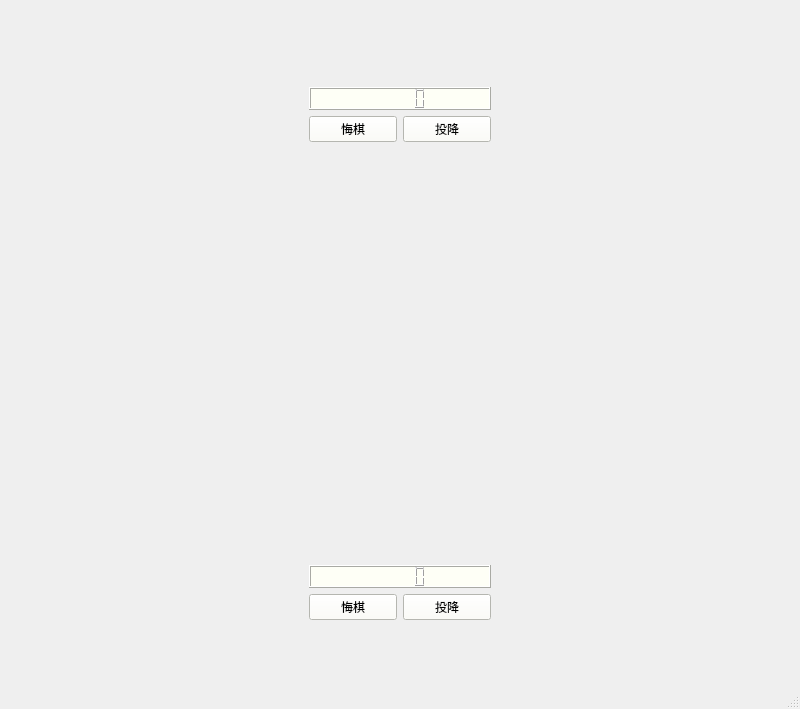
<?xml version="1.0" encoding="UTF-8"?>
<ui version="4.0">
 <class>MainWindow</class>
 <widget class="QMainWindow" name="MainWindow">
  <property name="geometry">
   <rect>
    <x>0</x>
    <y>0</y>
    <width>800</width>
    <height>709</height>
   </rect>
  </property>
  <property name="sizePolicy">
   <sizepolicy hsizetype="Minimum" vsizetype="Fixed">
    <horstretch>0</horstretch>
    <verstretch>0</verstretch>
   </sizepolicy>
  </property>
  <property name="minimumSize">
   <size>
    <width>550</width>
    <height>0</height>
   </size>
  </property>
  <property name="windowTitle">
   <string>HUOGUO_CAT-SUANCAI_DOG null</string>
  </property>
  <widget class="QWidget" name="centralwidget">
   <layout class="QGridLayout" name="gridLayout">
    <item row="0" column="0">
     <widget class="QStackedWidget" name="stackedWidget">
      <property name="styleSheet">
       <string notr="true"/>
      </property>
      <property name="currentIndex">
       <number>1</number>
      </property>
      <widget class="QWidget" name="page">
       <layout class="QVBoxLayout" name="verticalLayout">
        <item>
         <widget class="QPushButton" name="pushButton_2">
          <property name="sizePolicy">
           <sizepolicy hsizetype="Fixed" vsizetype="Fixed">
            <horstretch>0</horstretch>
            <verstretch>0</verstretch>
           </sizepolicy>
          </property>
          <property name="minimumSize">
           <size>
            <width>260</width>
            <height>44</height>
           </size>
          </property>
          <property name="font">
           <font>
            <family>Forte</family>
            <pointsize>10</pointsize>
           </font>
          </property>
          <property name="styleSheet">
           <string notr="true"/>
          </property>
          <property name="text">
           <string>Human VS AI</string>
          </property>
         </widget>
        </item>
        <item>
         <widget class="QPushButton" name="pushButton">
          <property name="enabled">
           <bool>true</bool>
          </property>
          <property name="sizePolicy">
           <sizepolicy hsizetype="Fixed" vsizetype="Fixed">
            <horstretch>0</horstretch>
            <verstretch>0</verstretch>
           </sizepolicy>
          </property>
          <property name="minimumSize">
           <size>
            <width>260</width>
            <height>44</height>
           </size>
          </property>
          <property name="font">
           <font>
            <family>Forte</family>
            <pointsize>10</pointsize>
            <bold>true</bold>
           </font>
          </property>
          <property name="text">
           <string>Human VS Human</string>
          </property>
         </widget>
        </item>
        <item>
         <widget class="QPushButton" name="pushButton_3">
          <property name="sizePolicy">
           <sizepolicy hsizetype="Fixed" vsizetype="Fixed">
            <horstretch>0</horstretch>
            <verstretch>0</verstretch>
           </sizepolicy>
          </property>
          <property name="minimumSize">
           <size>
            <width>260</width>
            <height>44</height>
           </size>
          </property>
          <property name="font">
           <font>
            <family>Forte</family>
            <pointsize>10</pointsize>
           </font>
          </property>
          <property name="text">
           <string>Online Server side </string>
          </property>
         </widget>
        </item>
        <item>
         <widget class="QPushButton" name="pushButton_4">
          <property name="sizePolicy">
           <sizepolicy hsizetype="Fixed" vsizetype="Fixed">
            <horstretch>0</horstretch>
            <verstretch>0</verstretch>
           </sizepolicy>
          </property>
          <property name="minimumSize">
           <size>
            <width>260</width>
            <height>44</height>
           </size>
          </property>
          <property name="font">
           <font>
            <family>Forte</family>
            <pointsize>10</pointsize>
           </font>
          </property>
          <property name="text">
           <string>Online Client side </string>
          </property>
         </widget>
        </item>
       </layout>
      </widget>
      <widget class="QWidget" name="page_2">
       <property name="styleSheet">
        <string notr="true">#page_2{background-image: url(:/photo/mid.png);}</string>
       </property>
       <layout class="QHBoxLayout" name="horizontalLayout">
        <item>
         <layout class="QGridLayout" name="gridLayout_2"/>
        </item>
        <item>
         <widget class="QWidget" name="widget" native="true">
          <property name="maximumSize">
           <size>
            <width>200</width>
            <height>16777215</height>
           </size>
          </property>
          <property name="styleSheet">
           <string notr="true">#widget{border-image: url(:/photo/midd.jpg);}</string>
          </property>
          <layout class="QGridLayout" name="gridLayout_3">
           <item row="7" column="0">
            <widget class="QPushButton" name="undoBtn_2">
             <property name="styleSheet">
              <string notr="true">background-color: rgb(254, 255, 246);</string>
             </property>
             <property name="text">
              <string>悔棋</string>
             </property>
            </widget>
           </item>
           <item row="2" column="0" colspan="2">
            <widget class="QLCDNumber" name="lcdNumber">
             <property name="font">
              <font>
               <family>华文琥珀</family>
               <pointsize>1</pointsize>
              </font>
             </property>
             <property name="styleSheet">
              <string notr="true">background-color: rgb(254, 255, 246);</string>
             </property>
            </widget>
           </item>
           <item row="7" column="1">
            <widget class="QPushButton" name="loseBtn_2">
             <property name="styleSheet">
              <string notr="true">background-color: rgb(254, 255, 246);</string>
             </property>
             <property name="text">
              <string>投降</string>
             </property>
            </widget>
           </item>
           <item row="0" column="0">
            <spacer name="verticalSpacer_2">
             <property name="orientation">
              <enum>Qt::Vertical</enum>
             </property>
             <property name="sizeType">
              <enum>QSizePolicy::Fixed</enum>
             </property>
             <property name="sizeHint" stdset="0">
              <size>
               <width>20</width>
               <height>40</height>
              </size>
             </property>
            </spacer>
           </item>
           <item row="4" column="0">
            <spacer name="verticalSpacer">
             <property name="orientation">
              <enum>Qt::Vertical</enum>
             </property>
             <property name="sizeHint" stdset="0">
              <size>
               <width>20</width>
               <height>305</height>
              </size>
             </property>
            </spacer>
           </item>
           <item row="3" column="1">
            <widget class="QPushButton" name="loseBtn_1">
             <property name="styleSheet">
              <string notr="true">background-color: rgb(254, 255, 246);</string>
             </property>
             <property name="text">
              <string>投降</string>
             </property>
            </widget>
           </item>
           <item row="6" column="0" colspan="2">
            <widget class="QLCDNumber" name="lcdNumber_2">
             <property name="styleSheet">
              <string notr="true">background-color: rgb(254, 255, 246);</string>
             </property>
            </widget>
           </item>
           <item row="8" column="0">
            <spacer name="verticalSpacer_3">
             <property name="orientation">
              <enum>Qt::Vertical</enum>
             </property>
             <property name="sizeType">
              <enum>QSizePolicy::Fixed</enum>
             </property>
             <property name="sizeHint" stdset="0">
              <size>
               <width>20</width>
               <height>40</height>
              </size>
             </property>
            </spacer>
           </item>
           <item row="3" column="0">
            <widget class="QPushButton" name="undoBtn_1">
             <property name="styleSheet">
              <string notr="true">background-color: rgb(254, 255, 246);</string>
             </property>
             <property name="text">
              <string>悔棋</string>
             </property>
            </widget>
           </item>
           <item row="1" column="0">
            <widget class="QLabel" name="labelUserWhite">
             <property name="styleSheet">
              <string notr="true">font: 18pt &quot;Microsoft YaHei UI&quot;;
color: rgb(255, 0, 0);</string>
             </property>
             <property name="text">
              <string/>
             </property>
            </widget>
           </item>
           <item row="5" column="0">
            <widget class="QLabel" name="labelUserBlack">
             <property name="styleSheet">
              <string notr="true">font: 18pt &quot;Microsoft YaHei UI&quot;;
color: rgb(255, 0, 0);</string>
             </property>
             <property name="text">
              <string/>
             </property>
            </widget>
           </item>
          </layout>
         </widget>
        </item>
       </layout>
      </widget>
     </widget>
    </item>
   </layout>
  </widget>
  <widget class="QStatusBar" name="statusbar"/>
 </widget>
 <resources/>
 <connections/>
</ui>
